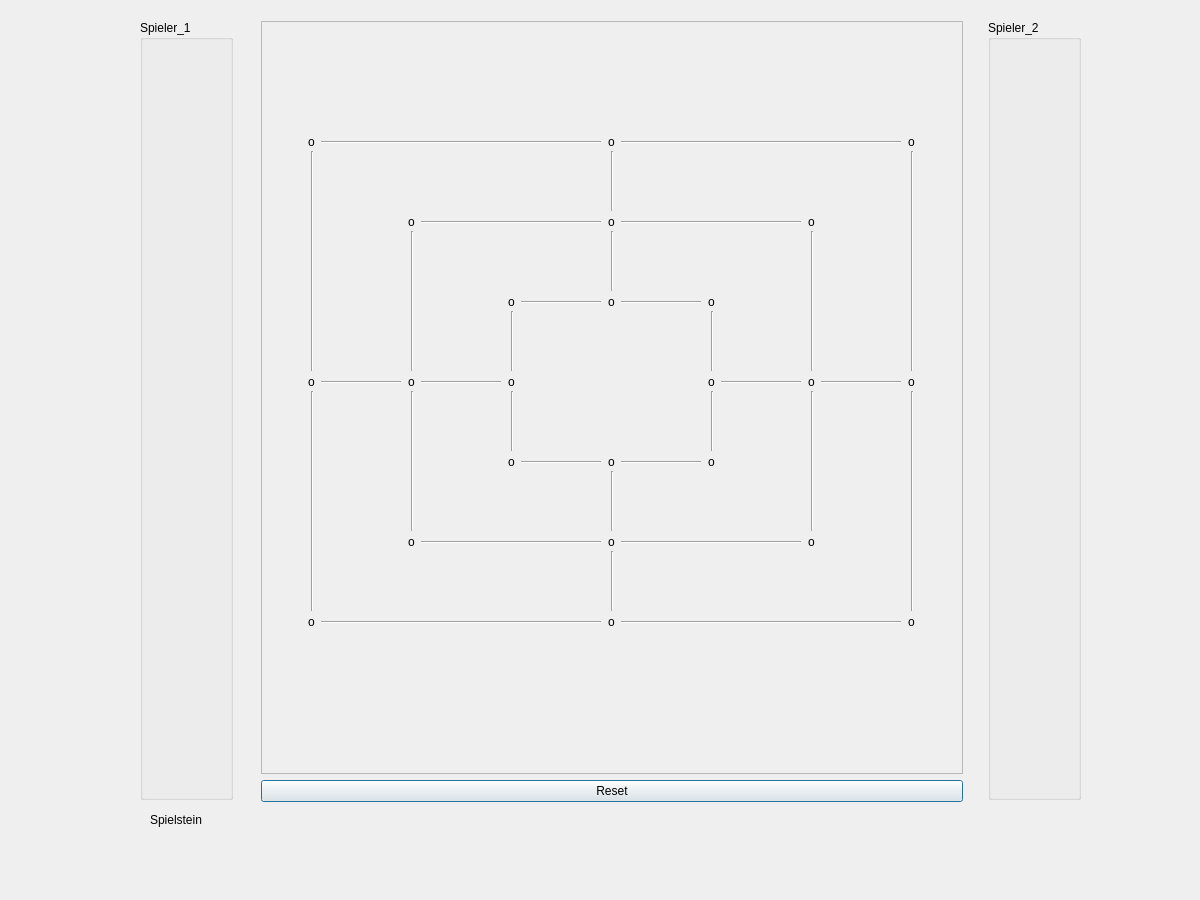
<?xml version="1.0" encoding="UTF-8"?>
<ui version="4.0">
 <class>Dialog</class>
 <widget class="QDialog" name="Dialog">
  <property name="geometry">
   <rect>
    <x>0</x>
    <y>0</y>
    <width>1200</width>
    <height>900</height>
   </rect>
  </property>
  <property name="windowTitle">
   <string>Dialog</string>
  </property>
  <widget class="QWidget" name="layoutWidget">
   <property name="geometry">
    <rect>
     <x>261</x>
     <y>21</y>
     <width>702</width>
     <height>781</height>
    </rect>
   </property>
   <layout class="QVBoxLayout" name="verticalLayout">
    <item>
     <widget class="QFrame" name="Spielfeld_OF">
      <property name="minimumSize">
       <size>
        <width>700</width>
        <height>600</height>
       </size>
      </property>
      <property name="maximumSize">
       <size>
        <width>800</width>
        <height>800</height>
       </size>
      </property>
      <property name="frameShape">
       <enum>QFrame::StyledPanel</enum>
      </property>
      <property name="frameShadow">
       <enum>QFrame::Raised</enum>
      </property>
      <widget class="Line" name="line">
       <property name="geometry">
        <rect>
         <x>160</x>
         <y>360</y>
         <width>80</width>
         <height>3</height>
        </rect>
       </property>
       <property name="orientation">
        <enum>Qt::Horizontal</enum>
       </property>
      </widget>
      <widget class="Line" name="line_2">
       <property name="geometry">
        <rect>
         <x>460</x>
         <y>360</y>
         <width>80</width>
         <height>3</height>
        </rect>
       </property>
       <property name="orientation">
        <enum>Qt::Horizontal</enum>
       </property>
      </widget>
      <widget class="Line" name="line_3">
       <property name="geometry">
        <rect>
         <x>360</x>
         <y>280</y>
         <width>80</width>
         <height>3</height>
        </rect>
       </property>
       <property name="orientation">
        <enum>Qt::Horizontal</enum>
       </property>
      </widget>
      <widget class="QLabel" name="label_311">
       <property name="geometry">
        <rect>
         <x>240</x>
         <y>270</y>
         <width>21</width>
         <height>21</height>
        </rect>
       </property>
       <property name="maximumSize">
        <size>
         <width>50</width>
         <height>50</height>
        </size>
       </property>
       <property name="text">
        <string>o</string>
       </property>
       <property name="alignment">
        <set>Qt::AlignCenter</set>
       </property>
      </widget>
      <widget class="QLabel" name="label_312">
       <property name="geometry">
        <rect>
         <x>340</x>
         <y>270</y>
         <width>21</width>
         <height>21</height>
        </rect>
       </property>
       <property name="maximumSize">
        <size>
         <width>50</width>
         <height>50</height>
        </size>
       </property>
       <property name="text">
        <string>o</string>
       </property>
       <property name="alignment">
        <set>Qt::AlignCenter</set>
       </property>
      </widget>
      <widget class="Line" name="line_5">
       <property name="geometry">
        <rect>
         <x>260</x>
         <y>280</y>
         <width>80</width>
         <height>3</height>
        </rect>
       </property>
       <property name="orientation">
        <enum>Qt::Horizontal</enum>
       </property>
      </widget>
      <widget class="QLabel" name="label_313">
       <property name="geometry">
        <rect>
         <x>440</x>
         <y>270</y>
         <width>21</width>
         <height>21</height>
        </rect>
       </property>
       <property name="maximumSize">
        <size>
         <width>50</width>
         <height>50</height>
        </size>
       </property>
       <property name="text">
        <string>o</string>
       </property>
       <property name="alignment">
        <set>Qt::AlignCenter</set>
       </property>
      </widget>
      <widget class="Line" name="line_4">
       <property name="geometry">
        <rect>
         <x>250</x>
         <y>290</y>
         <width>3</width>
         <height>60</height>
        </rect>
       </property>
       <property name="orientation">
        <enum>Qt::Vertical</enum>
       </property>
      </widget>
      <widget class="Line" name="line_6">
       <property name="geometry">
        <rect>
         <x>450</x>
         <y>290</y>
         <width>3</width>
         <height>60</height>
        </rect>
       </property>
       <property name="orientation">
        <enum>Qt::Vertical</enum>
       </property>
      </widget>
      <widget class="QLabel" name="label_321">
       <property name="geometry">
        <rect>
         <x>240</x>
         <y>350</y>
         <width>21</width>
         <height>21</height>
        </rect>
       </property>
       <property name="maximumSize">
        <size>
         <width>50</width>
         <height>50</height>
        </size>
       </property>
       <property name="text">
        <string>o</string>
       </property>
       <property name="alignment">
        <set>Qt::AlignCenter</set>
       </property>
      </widget>
      <widget class="QLabel" name="label_323">
       <property name="geometry">
        <rect>
         <x>440</x>
         <y>350</y>
         <width>21</width>
         <height>21</height>
        </rect>
       </property>
       <property name="maximumSize">
        <size>
         <width>50</width>
         <height>50</height>
        </size>
       </property>
       <property name="text">
        <string>o</string>
       </property>
       <property name="alignment">
        <set>Qt::AlignCenter</set>
       </property>
      </widget>
      <widget class="Line" name="line_7">
       <property name="geometry">
        <rect>
         <x>250</x>
         <y>370</y>
         <width>3</width>
         <height>60</height>
        </rect>
       </property>
       <property name="orientation">
        <enum>Qt::Vertical</enum>
       </property>
      </widget>
      <widget class="Line" name="line_8">
       <property name="geometry">
        <rect>
         <x>450</x>
         <y>370</y>
         <width>3</width>
         <height>60</height>
        </rect>
       </property>
       <property name="orientation">
        <enum>Qt::Vertical</enum>
       </property>
      </widget>
      <widget class="QLabel" name="label_332">
       <property name="geometry">
        <rect>
         <x>340</x>
         <y>430</y>
         <width>21</width>
         <height>21</height>
        </rect>
       </property>
       <property name="maximumSize">
        <size>
         <width>50</width>
         <height>50</height>
        </size>
       </property>
       <property name="text">
        <string>o</string>
       </property>
       <property name="alignment">
        <set>Qt::AlignCenter</set>
       </property>
      </widget>
      <widget class="Line" name="line_9">
       <property name="geometry">
        <rect>
         <x>260</x>
         <y>440</y>
         <width>80</width>
         <height>3</height>
        </rect>
       </property>
       <property name="orientation">
        <enum>Qt::Horizontal</enum>
       </property>
      </widget>
      <widget class="Line" name="line_10">
       <property name="geometry">
        <rect>
         <x>360</x>
         <y>440</y>
         <width>80</width>
         <height>3</height>
        </rect>
       </property>
       <property name="orientation">
        <enum>Qt::Horizontal</enum>
       </property>
      </widget>
      <widget class="QLabel" name="label_333">
       <property name="geometry">
        <rect>
         <x>440</x>
         <y>430</y>
         <width>21</width>
         <height>21</height>
        </rect>
       </property>
       <property name="maximumSize">
        <size>
         <width>50</width>
         <height>50</height>
        </size>
       </property>
       <property name="text">
        <string>o</string>
       </property>
       <property name="alignment">
        <set>Qt::AlignCenter</set>
       </property>
      </widget>
      <widget class="QLabel" name="label_331">
       <property name="geometry">
        <rect>
         <x>240</x>
         <y>430</y>
         <width>21</width>
         <height>21</height>
        </rect>
       </property>
       <property name="maximumSize">
        <size>
         <width>50</width>
         <height>50</height>
        </size>
       </property>
       <property name="text">
        <string>o</string>
       </property>
       <property name="alignment">
        <set>Qt::AlignCenter</set>
       </property>
      </widget>
      <widget class="Line" name="line_11">
       <property name="geometry">
        <rect>
         <x>350</x>
         <y>450</y>
         <width>3</width>
         <height>60</height>
        </rect>
       </property>
       <property name="orientation">
        <enum>Qt::Vertical</enum>
       </property>
      </widget>
      <widget class="Line" name="line_12">
       <property name="geometry">
        <rect>
         <x>350</x>
         <y>210</y>
         <width>3</width>
         <height>60</height>
        </rect>
       </property>
       <property name="orientation">
        <enum>Qt::Vertical</enum>
       </property>
      </widget>
      <widget class="QLabel" name="label_212">
       <property name="geometry">
        <rect>
         <x>340</x>
         <y>190</y>
         <width>21</width>
         <height>21</height>
        </rect>
       </property>
       <property name="maximumSize">
        <size>
         <width>50</width>
         <height>50</height>
        </size>
       </property>
       <property name="text">
        <string>o</string>
       </property>
       <property name="alignment">
        <set>Qt::AlignCenter</set>
       </property>
      </widget>
      <widget class="Line" name="line_13">
       <property name="geometry">
        <rect>
         <x>350</x>
         <y>130</y>
         <width>3</width>
         <height>60</height>
        </rect>
       </property>
       <property name="orientation">
        <enum>Qt::Vertical</enum>
       </property>
      </widget>
      <widget class="Line" name="line_14">
       <property name="geometry">
        <rect>
         <x>350</x>
         <y>530</y>
         <width>3</width>
         <height>60</height>
        </rect>
       </property>
       <property name="orientation">
        <enum>Qt::Vertical</enum>
       </property>
      </widget>
      <widget class="QLabel" name="label_232">
       <property name="geometry">
        <rect>
         <x>340</x>
         <y>510</y>
         <width>21</width>
         <height>21</height>
        </rect>
       </property>
       <property name="maximumSize">
        <size>
         <width>50</width>
         <height>50</height>
        </size>
       </property>
       <property name="text">
        <string>o</string>
       </property>
       <property name="alignment">
        <set>Qt::AlignCenter</set>
       </property>
      </widget>
      <widget class="QLabel" name="label_221">
       <property name="geometry">
        <rect>
         <x>140</x>
         <y>350</y>
         <width>21</width>
         <height>21</height>
        </rect>
       </property>
       <property name="maximumSize">
        <size>
         <width>50</width>
         <height>50</height>
        </size>
       </property>
       <property name="text">
        <string>o</string>
       </property>
       <property name="alignment">
        <set>Qt::AlignCenter</set>
       </property>
      </widget>
      <widget class="QLabel" name="label_223">
       <property name="geometry">
        <rect>
         <x>540</x>
         <y>350</y>
         <width>21</width>
         <height>21</height>
        </rect>
       </property>
       <property name="maximumSize">
        <size>
         <width>50</width>
         <height>50</height>
        </size>
       </property>
       <property name="text">
        <string>o</string>
       </property>
       <property name="alignment">
        <set>Qt::AlignCenter</set>
       </property>
      </widget>
      <widget class="QLabel" name="label_132">
       <property name="geometry">
        <rect>
         <x>340</x>
         <y>590</y>
         <width>21</width>
         <height>21</height>
        </rect>
       </property>
       <property name="maximumSize">
        <size>
         <width>50</width>
         <height>50</height>
        </size>
       </property>
       <property name="text">
        <string>o</string>
       </property>
       <property name="alignment">
        <set>Qt::AlignCenter</set>
       </property>
      </widget>
      <widget class="QLabel" name="label_112">
       <property name="geometry">
        <rect>
         <x>340</x>
         <y>110</y>
         <width>21</width>
         <height>21</height>
        </rect>
       </property>
       <property name="maximumSize">
        <size>
         <width>50</width>
         <height>50</height>
        </size>
       </property>
       <property name="text">
        <string>o</string>
       </property>
       <property name="alignment">
        <set>Qt::AlignCenter</set>
       </property>
      </widget>
      <widget class="Line" name="line_15">
       <property name="geometry">
        <rect>
         <x>360</x>
         <y>200</y>
         <width>180</width>
         <height>3</height>
        </rect>
       </property>
       <property name="orientation">
        <enum>Qt::Horizontal</enum>
       </property>
      </widget>
      <widget class="Line" name="line_16">
       <property name="geometry">
        <rect>
         <x>160</x>
         <y>200</y>
         <width>180</width>
         <height>3</height>
        </rect>
       </property>
       <property name="orientation">
        <enum>Qt::Horizontal</enum>
       </property>
      </widget>
      <widget class="Line" name="line_17">
       <property name="geometry">
        <rect>
         <x>360</x>
         <y>120</y>
         <width>280</width>
         <height>3</height>
        </rect>
       </property>
       <property name="orientation">
        <enum>Qt::Horizontal</enum>
       </property>
      </widget>
      <widget class="Line" name="line_18">
       <property name="geometry">
        <rect>
         <x>60</x>
         <y>120</y>
         <width>280</width>
         <height>3</height>
        </rect>
       </property>
       <property name="orientation">
        <enum>Qt::Horizontal</enum>
       </property>
      </widget>
      <widget class="Line" name="line_19">
       <property name="geometry">
        <rect>
         <x>560</x>
         <y>360</y>
         <width>80</width>
         <height>3</height>
        </rect>
       </property>
       <property name="orientation">
        <enum>Qt::Horizontal</enum>
       </property>
      </widget>
      <widget class="Line" name="line_20">
       <property name="geometry">
        <rect>
         <x>60</x>
         <y>360</y>
         <width>80</width>
         <height>3</height>
        </rect>
       </property>
       <property name="orientation">
        <enum>Qt::Horizontal</enum>
       </property>
      </widget>
      <widget class="Line" name="line_21">
       <property name="geometry">
        <rect>
         <x>160</x>
         <y>520</y>
         <width>180</width>
         <height>3</height>
        </rect>
       </property>
       <property name="orientation">
        <enum>Qt::Horizontal</enum>
       </property>
      </widget>
      <widget class="Line" name="line_22">
       <property name="geometry">
        <rect>
         <x>360</x>
         <y>520</y>
         <width>180</width>
         <height>3</height>
        </rect>
       </property>
       <property name="orientation">
        <enum>Qt::Horizontal</enum>
       </property>
      </widget>
      <widget class="Line" name="line_23">
       <property name="geometry">
        <rect>
         <x>360</x>
         <y>600</y>
         <width>280</width>
         <height>3</height>
        </rect>
       </property>
       <property name="orientation">
        <enum>Qt::Horizontal</enum>
       </property>
      </widget>
      <widget class="Line" name="line_24">
       <property name="geometry">
        <rect>
         <x>60</x>
         <y>600</y>
         <width>280</width>
         <height>3</height>
        </rect>
       </property>
       <property name="orientation">
        <enum>Qt::Horizontal</enum>
       </property>
      </widget>
      <widget class="QLabel" name="label_213">
       <property name="geometry">
        <rect>
         <x>540</x>
         <y>190</y>
         <width>21</width>
         <height>21</height>
        </rect>
       </property>
       <property name="maximumSize">
        <size>
         <width>50</width>
         <height>50</height>
        </size>
       </property>
       <property name="text">
        <string>o</string>
       </property>
       <property name="alignment">
        <set>Qt::AlignCenter</set>
       </property>
      </widget>
      <widget class="QLabel" name="label_233">
       <property name="geometry">
        <rect>
         <x>540</x>
         <y>510</y>
         <width>21</width>
         <height>21</height>
        </rect>
       </property>
       <property name="maximumSize">
        <size>
         <width>50</width>
         <height>50</height>
        </size>
       </property>
       <property name="text">
        <string>o</string>
       </property>
       <property name="alignment">
        <set>Qt::AlignCenter</set>
       </property>
      </widget>
      <widget class="QLabel" name="label_211">
       <property name="geometry">
        <rect>
         <x>140</x>
         <y>190</y>
         <width>21</width>
         <height>21</height>
        </rect>
       </property>
       <property name="maximumSize">
        <size>
         <width>50</width>
         <height>50</height>
        </size>
       </property>
       <property name="text">
        <string>o</string>
       </property>
       <property name="alignment">
        <set>Qt::AlignCenter</set>
       </property>
      </widget>
      <widget class="QLabel" name="label_231">
       <property name="geometry">
        <rect>
         <x>140</x>
         <y>510</y>
         <width>21</width>
         <height>21</height>
        </rect>
       </property>
       <property name="maximumSize">
        <size>
         <width>50</width>
         <height>50</height>
        </size>
       </property>
       <property name="text">
        <string>o</string>
       </property>
       <property name="alignment">
        <set>Qt::AlignCenter</set>
       </property>
      </widget>
      <widget class="QLabel" name="label_121">
       <property name="geometry">
        <rect>
         <x>40</x>
         <y>350</y>
         <width>21</width>
         <height>21</height>
        </rect>
       </property>
       <property name="maximumSize">
        <size>
         <width>50</width>
         <height>50</height>
        </size>
       </property>
       <property name="text">
        <string>o</string>
       </property>
       <property name="alignment">
        <set>Qt::AlignCenter</set>
       </property>
      </widget>
      <widget class="QLabel" name="label_131">
       <property name="geometry">
        <rect>
         <x>40</x>
         <y>590</y>
         <width>21</width>
         <height>21</height>
        </rect>
       </property>
       <property name="maximumSize">
        <size>
         <width>50</width>
         <height>50</height>
        </size>
       </property>
       <property name="text">
        <string>o</string>
       </property>
       <property name="alignment">
        <set>Qt::AlignCenter</set>
       </property>
      </widget>
      <widget class="QLabel" name="label_133">
       <property name="geometry">
        <rect>
         <x>640</x>
         <y>590</y>
         <width>21</width>
         <height>21</height>
        </rect>
       </property>
       <property name="maximumSize">
        <size>
         <width>50</width>
         <height>50</height>
        </size>
       </property>
       <property name="text">
        <string>o</string>
       </property>
       <property name="alignment">
        <set>Qt::AlignCenter</set>
       </property>
      </widget>
      <widget class="QLabel" name="label_123">
       <property name="geometry">
        <rect>
         <x>640</x>
         <y>350</y>
         <width>21</width>
         <height>21</height>
        </rect>
       </property>
       <property name="maximumSize">
        <size>
         <width>50</width>
         <height>50</height>
        </size>
       </property>
       <property name="text">
        <string>o</string>
       </property>
       <property name="alignment">
        <set>Qt::AlignCenter</set>
       </property>
      </widget>
      <widget class="QLabel" name="label_113">
       <property name="geometry">
        <rect>
         <x>640</x>
         <y>110</y>
         <width>21</width>
         <height>21</height>
        </rect>
       </property>
       <property name="maximumSize">
        <size>
         <width>50</width>
         <height>50</height>
        </size>
       </property>
       <property name="text">
        <string>o</string>
       </property>
       <property name="alignment">
        <set>Qt::AlignCenter</set>
       </property>
      </widget>
      <widget class="QLabel" name="label_111">
       <property name="geometry">
        <rect>
         <x>40</x>
         <y>110</y>
         <width>21</width>
         <height>21</height>
        </rect>
       </property>
       <property name="maximumSize">
        <size>
         <width>50</width>
         <height>50</height>
        </size>
       </property>
       <property name="text">
        <string>o</string>
       </property>
       <property name="alignment">
        <set>Qt::AlignCenter</set>
       </property>
      </widget>
      <widget class="Line" name="line_25">
       <property name="geometry">
        <rect>
         <x>650</x>
         <y>130</y>
         <width>3</width>
         <height>220</height>
        </rect>
       </property>
       <property name="orientation">
        <enum>Qt::Vertical</enum>
       </property>
      </widget>
      <widget class="Line" name="line_26">
       <property name="geometry">
        <rect>
         <x>650</x>
         <y>370</y>
         <width>3</width>
         <height>220</height>
        </rect>
       </property>
       <property name="orientation">
        <enum>Qt::Vertical</enum>
       </property>
      </widget>
      <widget class="Line" name="line_27">
       <property name="geometry">
        <rect>
         <x>150</x>
         <y>370</y>
         <width>3</width>
         <height>140</height>
        </rect>
       </property>
       <property name="orientation">
        <enum>Qt::Vertical</enum>
       </property>
      </widget>
      <widget class="Line" name="line_28">
       <property name="geometry">
        <rect>
         <x>550</x>
         <y>370</y>
         <width>3</width>
         <height>140</height>
        </rect>
       </property>
       <property name="orientation">
        <enum>Qt::Vertical</enum>
       </property>
      </widget>
      <widget class="Line" name="line_29">
       <property name="geometry">
        <rect>
         <x>550</x>
         <y>210</y>
         <width>3</width>
         <height>140</height>
        </rect>
       </property>
       <property name="orientation">
        <enum>Qt::Vertical</enum>
       </property>
      </widget>
      <widget class="Line" name="line_30">
       <property name="geometry">
        <rect>
         <x>150</x>
         <y>210</y>
         <width>3</width>
         <height>140</height>
        </rect>
       </property>
       <property name="orientation">
        <enum>Qt::Vertical</enum>
       </property>
      </widget>
      <widget class="Line" name="line_31">
       <property name="geometry">
        <rect>
         <x>50</x>
         <y>370</y>
         <width>3</width>
         <height>220</height>
        </rect>
       </property>
       <property name="orientation">
        <enum>Qt::Vertical</enum>
       </property>
      </widget>
      <widget class="Line" name="line_32">
       <property name="geometry">
        <rect>
         <x>50</x>
         <y>130</y>
         <width>3</width>
         <height>220</height>
        </rect>
       </property>
       <property name="orientation">
        <enum>Qt::Vertical</enum>
       </property>
      </widget>
     </widget>
    </item>
    <item>
     <widget class="QPushButton" name="Reset_pushButton">
      <property name="text">
       <string>Reset</string>
      </property>
     </widget>
    </item>
   </layout>
  </widget>
  <widget class="QWidget" name="layoutWidget">
   <property name="geometry">
    <rect>
     <x>140</x>
     <y>20</y>
     <width>121</width>
     <height>780</height>
    </rect>
   </property>
   <layout class="QHBoxLayout" name="horizontalLayout">
    <item>
     <widget class="QGroupBox" name="Spieler_1">
      <property name="title">
       <string>Spieler_1</string>
      </property>
     </widget>
    </item>
    <item>
     <spacer name="verticalSpacer">
      <property name="orientation">
       <enum>Qt::Vertical</enum>
      </property>
      <property name="sizeHint" stdset="0">
       <size>
        <width>28</width>
        <height>778</height>
       </size>
      </property>
     </spacer>
    </item>
   </layout>
  </widget>
  <widget class="QWidget" name="layoutWidget">
   <property name="geometry">
    <rect>
     <x>960</x>
     <y>20</y>
     <width>121</width>
     <height>780</height>
    </rect>
   </property>
   <layout class="QHBoxLayout" name="horizontalLayout_2">
    <item>
     <spacer name="verticalSpacer_2">
      <property name="orientation">
       <enum>Qt::Vertical</enum>
      </property>
      <property name="sizeHint" stdset="0">
       <size>
        <width>28</width>
        <height>778</height>
       </size>
      </property>
     </spacer>
    </item>
    <item>
     <widget class="QGroupBox" name="Spieler_2">
      <property name="title">
       <string>Spieler_2</string>
      </property>
     </widget>
    </item>
   </layout>
  </widget>
  <widget class="QLabel" name="Spielstein">
   <property name="geometry">
    <rect>
     <x>150</x>
     <y>810</y>
     <width>71</width>
     <height>20</height>
    </rect>
   </property>
   <property name="toolTip">
    <string>&lt;html&gt;&lt;head/&gt;&lt;body&gt;&lt;p&gt;Spielstein laesst sich auf die Punkte des Muehlespielfeldes setzen&lt;/p&gt;&lt;/body&gt;&lt;/html&gt;</string>
   </property>
   <property name="text">
    <string>Spielstein</string>
   </property>
  </widget>
 </widget>
 <resources/>
 <connections>
  <connection>
   <sender>Reset_pushButton</sender>
   <signal>clicked()</signal>
   <receiver>Dialog</receiver>
   <slot>update()</slot>
   <hints>
    <hint type="sourcelabel">
     <x>622</x>
     <y>788</y>
    </hint>
    <hint type="destinationlabel">
     <x>624</x>
     <y>834</y>
    </hint>
   </hints>
  </connection>
 </connections>
</ui>
